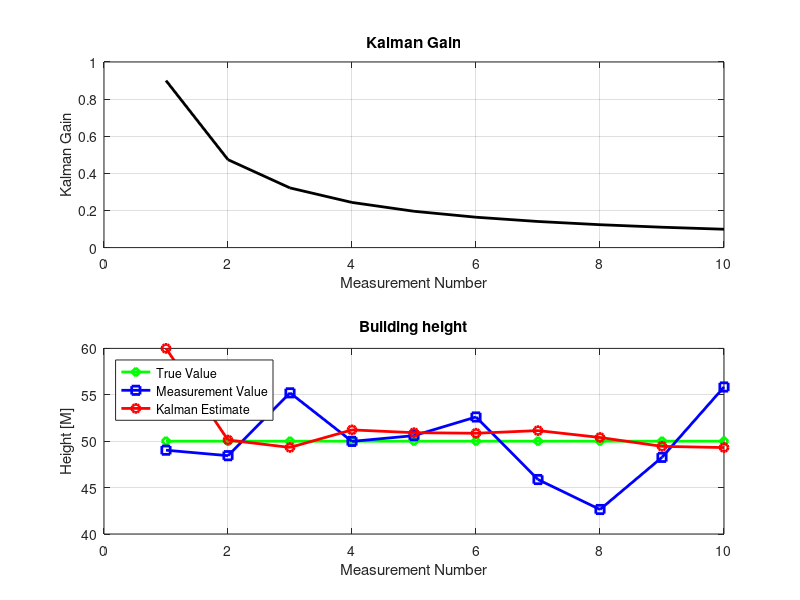

Source code (MATLAB):
clc,clear all,close all
% Linear Kalman Without Processes Noise
% Written By:Rasit Evduzen
% 11-Apr-2023
%% Estimating the height of building
% Initialization
MeasurementVal = [49.03 48.44 55.21 49.98 50.6 52.61 45.87 42.64 48.26 55.84]';  % Measurement Value
NoD = size(MeasurementVal,1);  % Number Of Iteration
TrueVal = 50*ones(NoD,1);   % True High of building
Xini = 60;     % Amprical Estimation of building hight
Pini = 225;    % Estimation of building hight Variance
Rn = 25;       % Sensor Variance
Xkalman = [Xini]; % Predict Next State Based On system Dynamics
P = [Pini]; % Extrapolate Estimate Uncertainty
% These two parameters depend on system dynamic model (State Space Model)
K = zeros(NoD,1);  % Kalman Gain Vector
%% Calculation Kalman Filter
figure('units','normalized','outerposition',[0 0 1 1],'color','w')
for i=1:NoD
    % Prediction Calculation
    Xkalman(i) = Xkalman(i);
    P(i) = P(i);

    % Correction Stage Calculation
    K(i) = P(i) / (P(i) + Rn); % Update Kalman Gain!
    Xkalman(i+1) = Xkalman(i) + K(i) * (MeasurementVal(i) - Xkalman(i)); % Current State Estimate!
    P(i+1) = (1 - K(i)) * P(i);   % Update Current Estimate Uncertainty!
    % Plot Result
    clf
    tSpan = (1:NoD)';
    subplot(211)
    plot(K(1:i),'k','LineWidth',2),grid on
    xlabel("Measurement Number"),ylabel("Kalman Gain"),title("Kalman Gain")

    subplot(212)
    plot(tSpan,TrueVal,'gd-','LineWidth',2),grid on,hold on
    plot(tSpan,MeasurementVal,'bs-','LineWidth',2)
    plot(Xkalman(1:i),'ro-','LineWidth',2)
    xlabel("Measurement Number"),ylabel("Height [M]"),title("Building height")
    legend("True Value","Measurement Value","Kalman Estimate",'Location','northwest')
    drawnow
end


